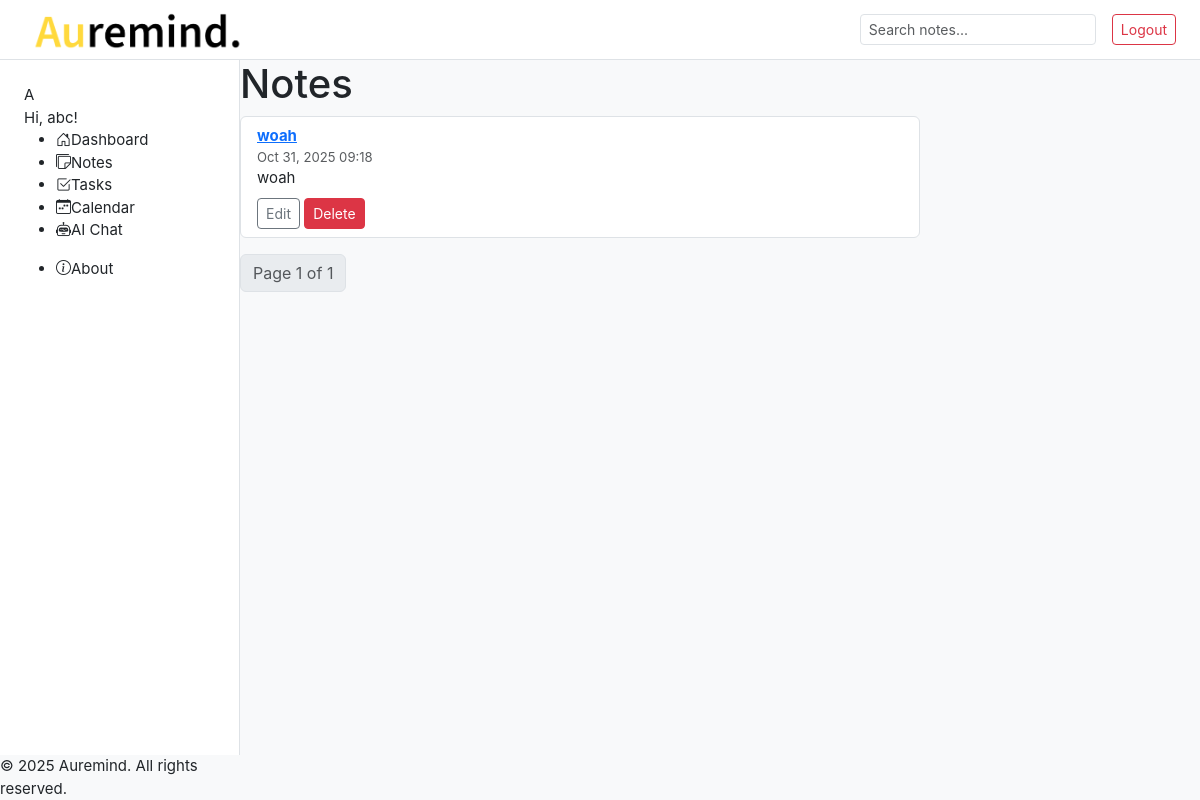
Screenshot of /notes/ (signed in) with the database file from the repository.
### notes/models.py (models this page shows, shortened)
class Note(models.Model):
    user = models.ForeignKey(User, on_delete=models.CASCADE)
    title = models.CharField(max_length=200)
    encrypted_content = models.TextField(blank=True, null=True, db_column='content')
    created_at = models.DateTimeField(auto_now_add=True)
    encrypted_attachment = models.BinaryField(blank=True, null=True)
    attachment_name = models.CharField(max_length=255, blank=True, null=True)
    @property
    def content(self) -> str:
        return decrypt_data(self.encrypted_content)
    @content.setter
    def content(self, value: str):
        """
        This 'setter' encrypts the content when you set 'note.content = ...'.
        """
        self.encrypted_content = encrypt_data(value)

### notes/views.py (the view)
# urls.py: path('notes/', views.note, name='note'),
@login_required
def note(request):
    q = request.GET.get('q', '')
    notes = Note.objects.filter(user=request.user)
    if q:
        notes = notes.filter(Q(title__icontains=q))
    paginator = Paginator(notes.order_by('-created_at'), 10)
    page_number = request.GET.get('page')
    page_obj = paginator.get_page(page_number)
    context = {
        'page_obj': page_obj,
        'q': q,
        'year': datetime.now().year,
    }
    return render(request, 'notes/note.html', context)

### notes/crypt.py (called while the page is built)
def decrypt_data(encrypted_token: str) -> str:
    if not encrypted_token:
        return ""
    try:
        encrypted_bytes = encrypted_token.encode('utf-8')
        decrypted_bytes = f.decrypt(encrypted_bytes)
        return decrypted_bytes.decode('utf-8')
    except (InvalidToken, TypeError):
        return "Decryption Failed: Invalid data."
    except Exception:
        return "Decryption Failed."

### notes/templates/notes/note.html (shortened to what this page needs)
{% extends 'notes/base.html' %}
{% load file_filters %} {% block content %}
<h1>Notes</h1>
<ul class="list-group">
  {% for note in page_obj %}
    <li class="list-group-item">
      <a href="{% url 'notes:detail' pk=note.pk %}"><strong>{{ note.title }}</strong></a>
      <div class="small text-muted">{{ note.created_at|date:"M d, Y H:i" }}</div>
      <div>{{ note.content|truncatewords:25 }}</div>
      <div class="mt-2">
        <a class="btn btn-sm btn-outline-secondary" href="{% url 'notes:edit' pk=note.pk %}">Edit</a>
        <a class="btn btn-sm btn-danger" href="{% url 'notes:delete' pk=note.pk %}">Delete</a>
      </div>
    </li>
  {% empty %}
    <li class="list-group-item">No notes found.</li>
  {% endfor %}
</ul>
<nav class="mt-3">
  <ul class="pagination">
    <li class="page-item disabled"><span class="page-link">Page {{ page_obj.number }} of {{ page_obj.paginator.num_pages }}</span></li>
  </ul>
</nav>
{% endblock %}

### notes/templates/notes/base.html (shortened to what this page needs)
{% load static %}
<!DOCTYPE html>
<html>
<head>
  <link href="https://cdn.jsdelivr.net/npm/bootstrap@5.3.0/dist/css/bootstrap.min.css" rel="stylesheet">
  <link rel="stylesheet" href="https://cdn.jsdelivr.net/npm/bootstrap-icons@1.11.3/font/bootstrap-icons.min.css">
  <link rel="stylesheet" href="https://cdn.jsdelivr.net/npm/flatpickr/dist/flatpickr.min.css">
  <link rel="stylesheet" href="{% static 'notes/style.css' %}">
</head>
<body>
  <div class="app-container">
    <header class="app-header">
      <div class="d-flex align-items-center">
        <a class="navbar-brand ms-2" href="{% url 'notes:dashboard' %}">
          <img src="{% static 'notes/Auremind Logo.png' %}" alt="Auremind Logo" class="navbar-logo">
        </a>
      </div>
      <div class="d-flex align-items-center">
        {% if user.is_authenticated %}
          <div class="search-container position-relative me-3">
            <input type="text" id="search-input" class="form-control form-control-sm" placeholder="Search notes..." autocomplete="off">
          </div>
          <form method="post" action="{% url 'notes:logout' %}" style="display:inline;">
            <button type="submit" class="btn btn-outline-danger btn-sm">Logout</button>
          </form>
        {% else %}
          <a href="{% url 'notes:register' %}" class="btn btn-outline-success btn-sm me-2">Register</a>
          <a href="{% url 'notes:login' %}" class="btn btn-outline-primary btn-sm">Login</a>
        {% endif %}
      </div>
    </header>
    <aside class="sidebar" id="sidebar">
      {% if user.is_authenticated %}
        <div class="user-profile">
          <div class="avatar">{{ user.username|first|upper }}</div>
          <span class="username">Hi, {{ user.username }}!</span>
        </div>
        <ul class="nav-links">
          <li class="nav-item">
            <a class="nav-link" href="{% url 'notes:dashboard' %}"><i class="bi bi-house-door"></i>Dashboard</a>
          </li>
          <li class="nav-item">
            <a class="nav-link" href="{% url 'notes:note' %}"><i class="bi bi-stickies"></i>Notes</a>
          </li>
          <li class="nav-item">
            <a class="nav-link" href="{% url 'notes:task' %}"><i class="bi bi-check2-square"></i>Tasks</a>
          </li>
          <li class="nav-item">
            <a class="nav-link" href="{% url 'notes:calendar' %}"><i class="bi bi-calendar-week"></i>Calendar</a>
          </li>
          <li class="nav-item">
            <a class="nav-link" href="{% url 'notes:chat' %}"><i class="bi bi-robot"></i>AI Chat</a>
          </li>
        </ul>
        <div class="sidebar-footer">
          <ul class="nav-links">
            <li class="nav-item">
              <a class="nav-link" href="{% url 'notes:about' %}"><i class="bi bi-info-circle"></i>About</a>
            </li>
          </ul>
        </div>
      {% endif %}
    </aside>
    <main class="main-content">
      {% block content %}{% endblock %}
    </main>
    <aside class="right-sidebar">
      </aside>
    <footer class="app-footer">
      <p class="mb-0">&copy; {% now "Y" %} Auremind. All rights reserved.</p>
    </footer>
  </div><script src="https://cdn.jsdelivr.net/npm/bootstrap@5.3.0/dist/js/bootstrap.bundle.min.js"></script>
</body>
</html>

### notes/static/notes/style.css (style rules this page uses)
:root { --app-bg: #f8f9fa; --sidebar-bg: #ffffff; --card-bg: #ffffff; --border-color: #dee2e6; --text-color: #212529; --text-muted: #6c757d; --primary-color: #0d6efd; }
body { font-family: -apple-system, BlinkMacSystemFont, "Segoe UI", Roboto, Helvetica, Arial, sans-serif; background-color: var(--app-bg); margin: 0; padding: 0; color: var(--text-color); font-size: 15px; }
.app-container { display: grid; grid-template-columns: 240px 1fr 280px; grid-template-rows: auto 1fr auto; grid-template-areas: "header header header" "sidebar main-content right-sidebar" "footer footer footer"; min-height: 100vh; }
.app-header { grid-area: header; display: flex; align-items: center; justify-content: space-between; padding: 0.5rem 1.5rem; background-color: var(--sidebar-bg); border-bottom: 1px solid var(--border-color); height: 60px; }
.app-header .navbar-logo { height: 40px; }
.sidebar { grid-area: sidebar; background-color: var(--sidebar-bg); padding: 1.5rem; border-right: 1px solid var(--border-color); }

### rows the page displays
Note: title "woah", created_at "Oct 31, 2025 09:18", content "woah"

### other values shown
{{ user.username|first|upper }} "A"
{{ user.username }} "abc"
{{ page_obj.number }} "1"
{{ page_obj.paginator.num_pages }} "1"
